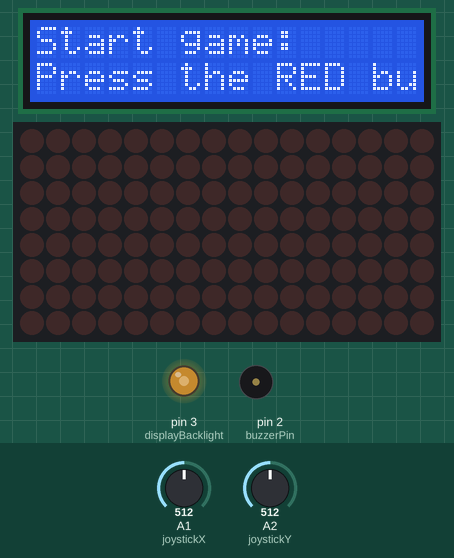
Recording of a sketch running on a simulated Arduino Uno, built with avr-gcc and run on an emulated ATmega328P. On the bench: 16×2 character LCD, 16×8 LED matrix, output pins drawn as LEDs (lit = HIGH), buzzer (waves = sounding, pin HIGH). Inputs (shaded band) come from the test bench; at power-on: A1 (joystickX) = 512, A2 (joystickY) = 512.

Above: at 1.2 s.
1.3 s: A1 (joystickX) set to 532
At 4.0 s:
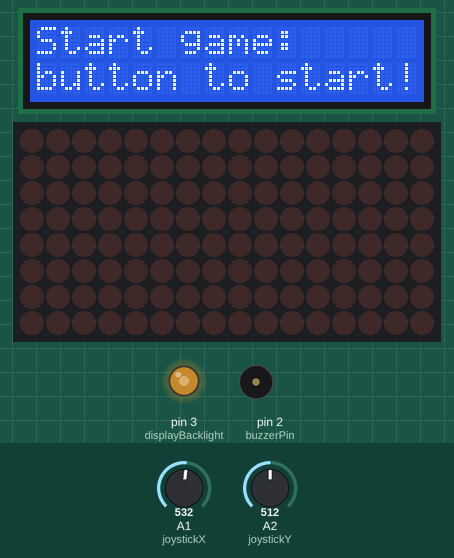
4.3 s: A1 (joystickX) set to 558
At 4.41 s:
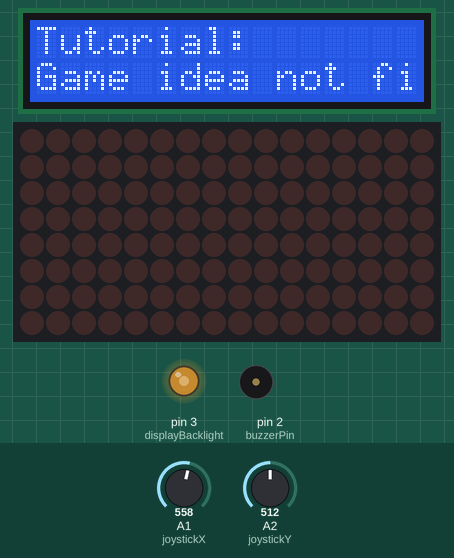
At 6.5 s:
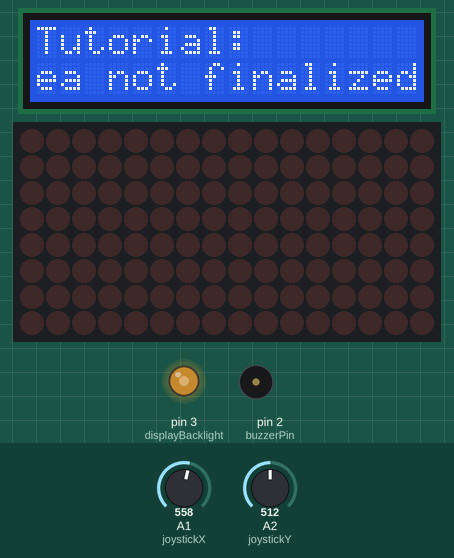
Timing chart, 0 to 8.0 s (numbered marks = the images above; inputs shaded):
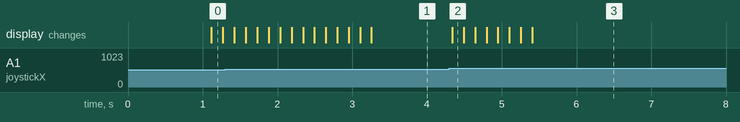

The sketch:

matrix_menu.ino
```cpp
#include <LiquidCrystal.h>
#include <LedControl.h>
#include <EEPROM.h>
#define matrixDIN 10
#define matrixCS 9
#define matrixCLK 8
#define displayD7 7
#define displayD6 6
#define displayD5 5
#define displayD4 4
#define displayBacklight 3  //PWM controllable
#define displayEN 12
#define displayRS 13
#define buzzerPin 2
#define redPushbtn A4
#define joystickX A1
#define joystickY A2
#define joystickSw A0
#define ambientLightSensor A3
#define matrixRows 16
#define matrixColumns 8
#define storedParametersCount 6
#define blinkInterval 250
#define maxCharsName 8
#define maxGameLevels 4
#define maxAccesibleMenuStates 5
#define maxAccesibleInternalMenus 2
#define maxAccesibleSettingsSubmenus 5
#define matrixTop 1
#define matrixBottom 0

byte logicalMatrix[matrixRows][matrixColumns] = {
  { 0, 0, 0, 0, 0, 0, 0, 0 },
  { 0, 0, 0, 0, 0, 0, 0, 0 },
  { 0, 0, 0, 0, 0, 0, 0, 0 },
  { 0, 0, 0, 0, 0, 0, 0, 0 },
  { 0, 0, 0, 0, 0, 0, 0, 0 },
  { 0, 0, 0, 0, 0, 0, 0, 0 },
  { 0, 0, 0, 0, 0, 0, 0, 0 },
  { 0, 0, 0, 0, 0, 0, 0, 0 },
  { 0, 0, 0, 0, 0, 0, 0, 0 },
  { 0, 0, 0, 0, 0, 0, 0, 0 },
  { 0, 0, 0, 0, 0, 0, 0, 0 },
  { 0, 0, 0, 0, 0, 0, 0, 0 },
  { 0, 0, 0, 0, 0, 0, 0, 0 },
  { 0, 0, 0, 0, 0, 0, 0, 0 },
  { 0, 0, 0, 0, 0, 0, 0, 0 },
  { 0, 0, 0, 0, 0, 0, 0, 0 }
};


enum brightnessLevels {
  lowBrightness,
  midBrightness,
  highBrightness,
  ultraBrightness
};

enum mainMenuStates {
  startGame,
  highscores,
  settings,
  about,
  tutorial,
  intro,
  inSubmenu
};

mainMenuStates currentState = inSubmenu;
mainMenuStates previousState = inSubmenu;  // using this state as a startup state to save memory or handing over control to another menu state

enum internalMenuStates {
  inGame,
  endGame,
  inOtherMenu
};

internalMenuStates currInternalMenuState = inOtherMenu;

enum settingsSubmenus {
  nameInput,
  brightnessControl,
  soundControl,
  gameLevel,
  resetHighscores,
  inMainMenu
};

settingsSubmenus currentSettingsSubmenu = inMainMenu;

enum gameLevels {
  easy,
  normal,
  hard
};

gameLevels currentLevel = easy;

enum storedParameters {
  mtxBright,
  lcdBright,
  autoBright,
  soundOn,
  lastLevel,
  highscoreStartAddr
};

enum joystickState {
  UP,
  DOWN,
  LEFT,
  RIGHT,
  STATIC
};

joystickState joyState = STATIC;

struct highscore {
  char name[maxCharsName] = "";
  int scoreValue = 0;
};

short adresses[storedParametersCount] = { 0, 1, 2, 3, 4, 5 };

byte matrixBrightness = 2;
byte lcdBrightness = 127;
bool autoBrightness = false;
bool isSoundOn = true;  //defaults

bool introHasAppeared = false;
bool isInGame = false;
bool joystickMoved = false;
bool cmdExecuted = false;

byte joySwReading = LOW;
byte joySwState = LOW;
byte joySwStateLastReading = LOW;

byte redSwReading = LOW;
byte redSwState = LOW;
byte SwStateLastReading = LOW;

int minThreshold = 480;
int maxThreshold = 550;
int xValue = 0;
int yValue = 0;

const unsigned long debounceTime = 100;
const unsigned long introShowTime = 5000;

unsigned long startIntroTime = 0;
unsigned long lastDebounceTimeJoySw = 0;
unsigned long lastDebounceTimeRedSw = 0;

highscore hs1;
highscore hs2;
highscore hs3;

LiquidCrystal lcd(displayRS, displayEN, displayD4, displayD5, displayD6, displayD7);
LedControl matrix = LedControl(matrixDIN, matrixCLK, matrixCS, 2);

void setup() {
  lcd.begin(16, 2);
  lcd.clear();
  pinMode(buzzerPin, OUTPUT);
  pinMode(redPushbtn, INPUT_PULLUP);
  pinMode(joystickSw, INPUT_PULLUP);
  pinMode(joystickX, INPUT);
  pinMode(joystickY, INPUT);
  pinMode(ambientLightSensor, INPUT);
  pinMode(displayBacklight, OUTPUT);
  analogWrite(displayBacklight, lcdBrightness);
  lcd.print("STARTING UP...");
  loadParameters();
  loadHighscores();
  matrix.shutdown(0, false);
  matrix.setIntensity(0, matrixBrightness);
  matrix.clearDisplay(0);
  matrix.shutdown(1, false);
  matrix.setIntensity(1, matrixBrightness);
  matrix.clearDisplay(1);
  randomSeed(analogRead(A5));
  currentState = intro;  //switch to intro state after the setup runs
  Serial.begin(9600);
}

void loop() {
  displayMatrix();
  getJoystickState();
  if (!isInGame) {
    handleMenuNavigation();
    handleMenu();
  }
}

void loadParameters() {
  matrixBrightness = EEPROM.read(adresses[mtxBright]);
  lcdBrightness = EEPROM.read(adresses[lcdBright]);
  autoBrightness = EEPROM.read(adresses[autoBright]);
  isSoundOn = EEPROM.read(adresses[soundOn]);
}

void loadHighscores() {
  short readAdress = adresses[highscoreStartAddr] + sizeof(highscore);
  EEPROM.get(readAdress, hs1);
  readAdress += sizeof(highscore);
  EEPROM.get(readAdress, hs2);
  readAdress += sizeof(highscore);
  EEPROM.get(readAdress, hs3);
}

void displayMatrix() {
  for (int row = 0; row < matrixRows; row++) {
    for (int col = 0; col < matrixColumns; col++) {
      matrix.setLed(matrixTop, row, col, logicalMatrix[row][col]);
      matrix.setLed(matrixBottom, row, col, logicalMatrix[row][col]); //problem with the indexes
    }
  }
}

void autoBrightnessController() {
  if (autoBrightness == true) {
    //todo
  }
}

void getJoystickState() {
  xValue = analogRead(joystickX);
  yValue = analogRead(joystickY);
  if (joystickMoved == false) {
    if (xValue > maxThreshold) {
      joyState = UP;
      joystickMoved = true;
    }

    if (xValue < minThreshold) {
      joyState = DOWN;
      joystickMoved = true;
    }

    if (yValue > maxThreshold) {
      joyState = RIGHT;
      joystickMoved = true;
    }

    if (yValue < minThreshold) {
      joyState = LEFT;
      joystickMoved = true;
    }
  }


  if (xValue >= minThreshold && xValue < maxThreshold && yValue >= minThreshold && yValue < maxThreshold) {
    joyState = STATIC;
    joystickMoved = false;
    cmdExecuted = false;
  }
}

void getJoySwitchState() {
  joySwReading = !digitalRead(joystickSw);
  if (joySwReading != joySwStateLastReading) {
    lastDebounceTimeJoySw = millis();
  }

  if ((millis() - lastDebounceTimeJoySw) >= debounceTime) {
    if (joySwReading != joySwState) {
      joySwState = joySwReading;
      if (joySwReading == HIGH) {
        joySwState = HIGH;
      } else {
        joySwState = LOW;
      }
    }
  }
  joySwStateLastReading = joySwReading;
}

void handleMenu() {
  if (currentState != previousState) {
    lcd.clear();
    lcd.setCursor(0, 0);
    switch (currentState) {
      case intro:
        handleIntro();
        break;
      case startGame:
        handleStartGame();
        break;
      case highscores:
        handleHighscores();
        break;
      case settings:
        handleSettings();
        break;
      case about:
        handleAbout();
        break;
      case tutorial:
        handleTutorial();
        break;
      default:
        break;
    }
  }
  previousState = currentState;
}

void generateAutoscrollingText(const char text[], short lineToDisplay){
  int textLength = strlen(text);
  int displayLength = 16;
  for (int i = 0; i < textLength - displayLength + 1; i++) {
    lcd.setCursor(0, lineToDisplay);
    lcd.print(text + i);
    delay(150);
  }
}

void handleIntro() {
  if(introHasAppeared == false){
    lcd.print("Welcome!");
    introHasAppeared = true;
    currentState = startGame;
    delay(1000); //only for test purposes will be removed in the project
    handleMenu();
  }
}

void handleStartGame() {
  lcd.print("Start game:");
  generateAutoscrollingText("Press the RED button to start!",1);
}

void handleHighscores() {
  lcd.print("View highscores");
  lcd.setCursor(0, 1);
  lcd.print("Press joystick");
  //on joystick press will enter a function that will display all highscores, one at a time, for 3 sec each, then go back to main menu;
}

void handleSettings() {
  lcd.print("SETTINGS");
  lcd.setCursor(0, 1);
  lcd.print("Press joystick");
  //on click will move to inSubmenu state then handleSettingsSubmenus() will be called
}

void handleAbout() {
  lcd.print("About the game");
  delay(500);
  generateAutoscrollingText("Created by Alexandru Mihai",1);
  delay(500);
  generateAutoscrollingText("GitHub: AlexMihai1126",1);
}

void handleTutorial() {
  lcd.print("Tutorial:");
  generateAutoscrollingText("Game idea not finalized", 1);
}

void handleMenuNavigation() {
  switch (joyState) {
    case UP:
      navigateMenuUp();
      break;
    case DOWN:
      navigateMenuDown();
      break;
    default:
      break;
  }
}

void navigateMenuUp() {
  if (cmdExecuted == false) {
    cmdExecuted = true;
    if (currentState > 0) {
      currentState = static_cast<mainMenuStates>(currentState - 1);
    } else {
      currentState = static_cast<mainMenuStates>(maxAccesibleMenuStates - 1);
    }
  }
}

void navigateMenuDown() {
  if (cmdExecuted == false) {
    cmdExecuted = true;
    currentState = static_cast<mainMenuStates>((currentState + 1) % maxAccesibleMenuStates);
  }
}
```

Measured:
- the behaviour switches between 550 and 551 on A1 (joystickX) (found by bisection; images 1 and 2)
- after the input at 4.3 s, the display: changes at once (image 2)
